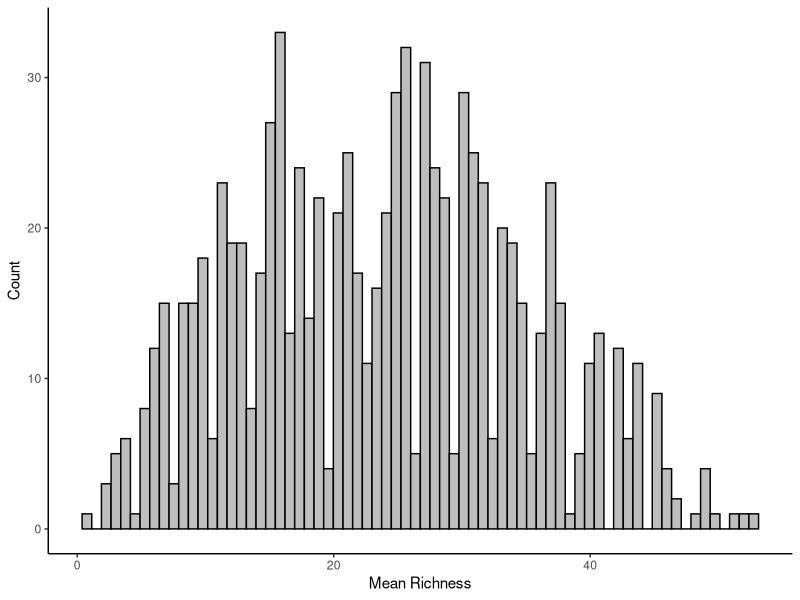

Write the R code that produced this figure.
## ---- chunk 1
#Loading packages:

library(tidyverse) #For data wrangling
library(lubridate) #For working with dates
library(ggplot2) #Plotting
library(RColorBrewer)
library(patchwork)
library(stringr)
library(vegan)
library(broom)
library(sp)
## ---- chunk 2
site_inverts <- read.csv("cleaned_data/longterm_site_richness.csv")
comid_inverts <- read.csv("cleaned_data/longterm_comid_richness.csv")
## ---- chunk 3
ggplot(site_inverts, aes(x = richness_xbar))+
  geom_histogram(fill = "Grey", color = "Black", bins = 70)+
  theme_classic()+
  labs(x = "Mean Richness", y = "Count")
